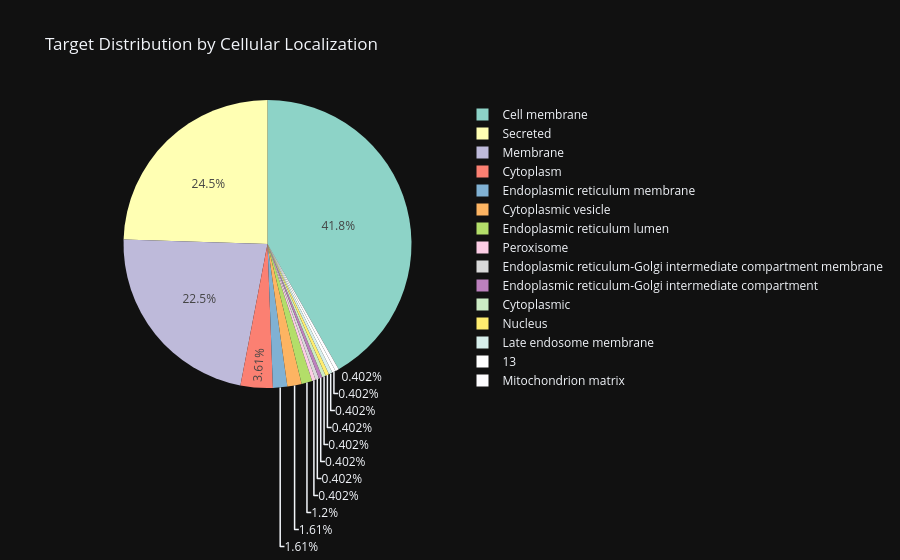

Source (notebook cell):
### Markdown cell above
## 5. Target Protein Profiling
Extracting target polypeptides, mapping them to GenAtlas IDs, and visualizing cellular localizations.

### Code cell
df_targets = parser.extract_targets()
display(df_targets.head())

# Target Cellular Distribution
PharmaVisualizer.plot_target_cellular_distribution(df_targets)

### Figure 1 — Plotly figure (JSON) as saved in the notebook; plotly's stock layout.template omitted (floating-point values rounded to 4 significant figures)
{"data": [{"domain": {"x": [0.0, 1.0], "y": [0.0, 1.0]}, "hovertemplate": "Cellular_Location=%{label}<br>Count=%{value}<extra></extra>", "labels": ["Cell membrane", "Secreted", "Membrane", "Cytoplasm", "Endoplasmic reticulum membrane", "Cytoplasmic vesicle", "Endoplasmic reticulum lumen", "Peroxisome", "Endoplasmic reticulum-Golgi intermediate compartment membrane", "Endoplasmic reticulum-Golgi intermediate compartment", "Cytoplasmic", "Nucleus", "Late endosome membrane", "", "Mitochondrion matrix"], "legendgroup": "", "name": "", "showlegend": true, "values": [104, 61, 56, 9, 4, 4, 3, 1, 1, 1, 1, 1, 1, 1, 1], "type": "pie"}], "layout": {"legend": {"tracegroupgap": 0}, "title": {"text": "Target Distribution by Cellular Localization"}, "piecolorway": ["rgb(141,211,199)", "rgb(255,255,179)", "rgb(190,186,218)", "rgb(251,128,114)", "rgb(128,177,211)", "rgb(253,180,98)", "rgb(179,222,105)", "rgb(252,205,229)", "rgb(217,217,217)", "rgb(188,128,189)", "rgb(204,235,197)", "rgb(255,237,111)"]}}
